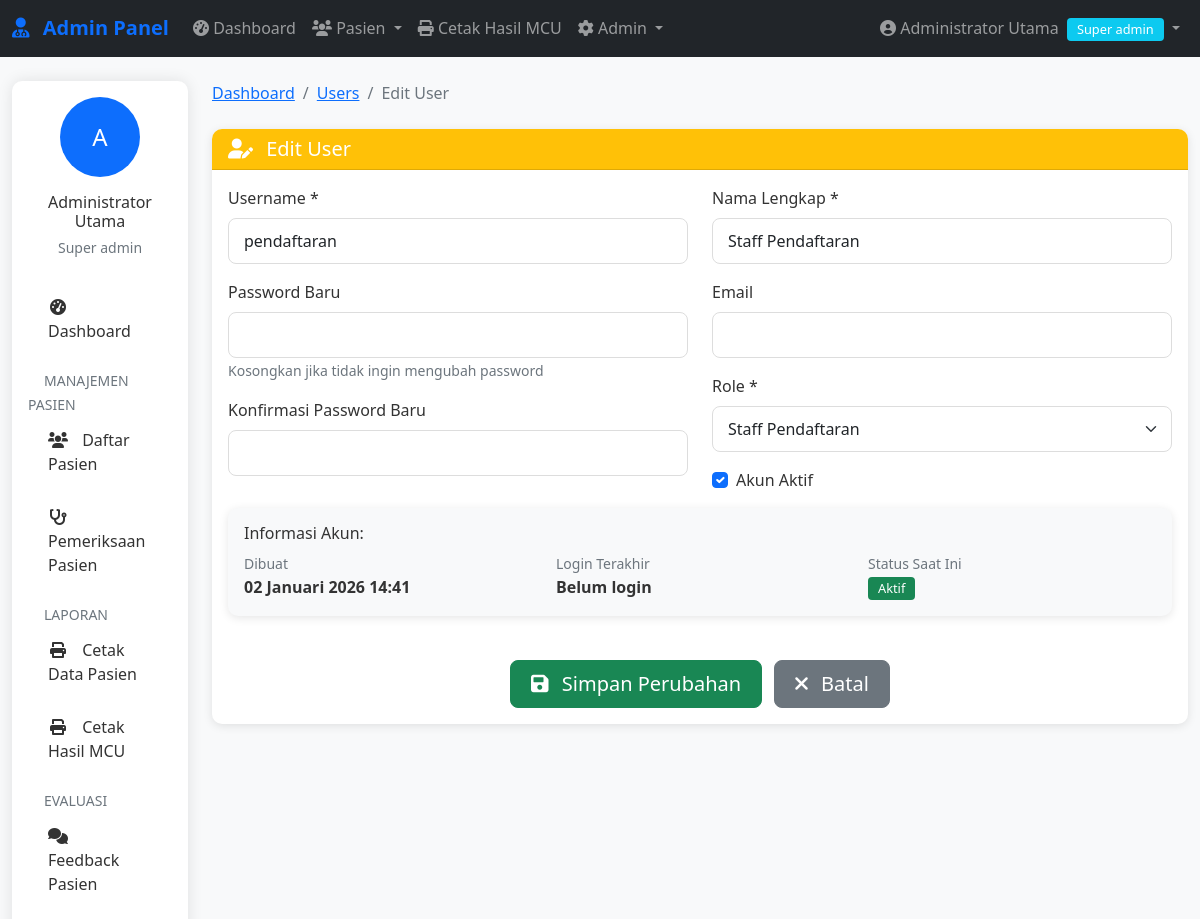
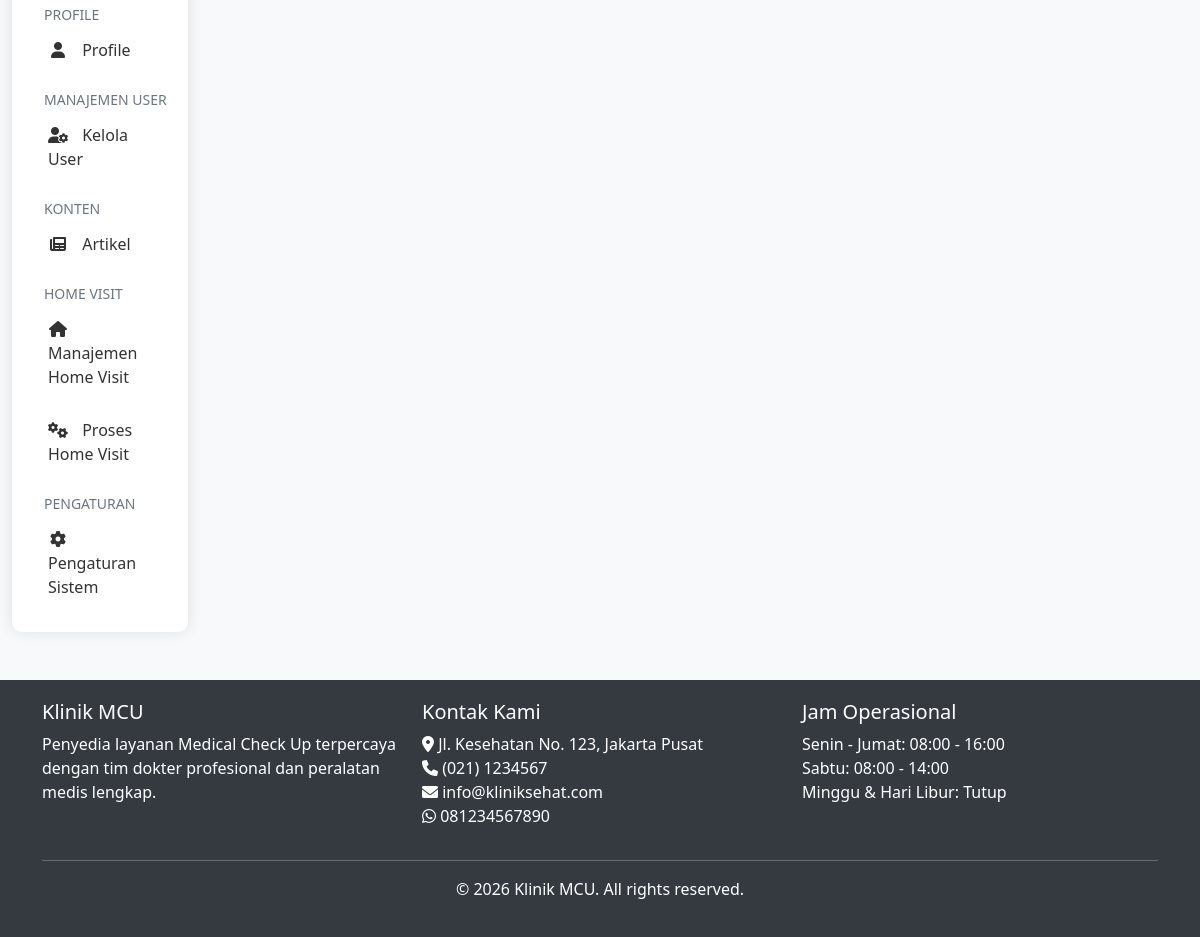
Page /admin/users/edit.php?id=2 (signed in) on the committed database (2 pictures, top to bottom).
### tables this page shows
CREATE TABLE pengaturan (
    id INT AUTO_INCREMENT PRIMARY KEY,
    nama_klinik VARCHAR(100),
    alamat TEXT,
    telepon VARCHAR(20),
    email VARCHAR(100),
    whatsapp VARCHAR(20),
    logo VARCHAR(255),
    tentang TEXT,
    created_at TIMESTAMP DEFAULT CURRENT_TIMESTAMP
);

### includes/functions.php (called while the page is built, shortened)
<?php
require_once __DIR__ . '/../config/database.php';
function formatDateIndo($date, $with_time = false) {
    $months = array(
        1 => 'Januari', 'Februari', 'Maret', 'April', 'Mei', 'Juni',
        'Juli', 'Agustus', 'September', 'Oktober', 'November', 'Desember'
    );
    $timestamp = strtotime($date);
    $day = date('d', $timestamp);
    $month = $months[date('n', $timestamp)];
    $year = date('Y', $timestamp);
    $formatted = $day . ' ' . $month . ' ' . $year;
    if ($with_time) {
        $time = date('H:i', $timestamp);
        $formatted .= ' ' . $time;
    }
    return $formatted;
}
function getSetting($key) {
    global $conn;
    $query = "SELECT $key FROM pengaturan LIMIT 1";
    $result = mysqli_query($conn, $query);
    $row = mysqli_fetch_assoc($result);
    return $row[$key] ?? '';
}
?>

### admin/users/edit.php (the view, shortened to what this page needs)
<?php
require_once '../../includes/auth.php';
require_once '../../includes/functions.php';
$id = isset($_GET['id']) ? (int)$_GET['id'] : 0;
$query = "SELECT * FROM admin_users WHERE id = $id";
$result = mysqli_query($conn, $query);
$user = mysqli_fetch_assoc($result);
?>
<?php include '../../includes/admin-header.php'; ?>
<?php include '../includes/admin-nav.php'; ?>
<div class="container-fluid mt-4">
    <div class="row">
        <div class="col-lg-2">
            <?php include '../includes/admin-sidebar.php'; ?>
        </div>
        <div class="col-lg-10">
            <nav aria-label="breadcrumb" class="mb-4">
                <ol class="breadcrumb">
                    <li class="breadcrumb-item"><a href="dashboard.php">Dashboard</a></li>
                    <li class="breadcrumb-item"><a href="list.php">Users</a></li>
                    <li class="breadcrumb-item active">Edit User</li>
                </ol>
            </nav>
            <div class="card">
                <div class="card-header bg-warning text-white">
                    <h5 class="mb-0">
                        <i class="fas fa-user-edit me-2"></i> Edit User
                    </h5>
                </div>
                <div class="card-body">
                    <form method="POST" action="" id="userForm">
                        <div class="row">
                            <div class="col-md-6">
                                <div class="mb-3">
                                    <label class="form-label">Username *</label>
                                    <input type="text" class="form-control" name="username"
                                           value="<?php echo htmlspecialchars($user['username']); ?>" required>
                                </div>
                                <div class="mb-3">
                                    <label class="form-label">Password Baru</label>
                                    <input type="password" class="form-control" name="password">
                                    <small class="text-muted">Kosongkan jika tidak ingin mengubah password</small>
                                </div>
                                <div class="mb-3">
                                    <label class="form-label">Konfirmasi Password Baru</label>
                                    <input type="password" class="form-control" name="confirm_password">
                                </div>
                            </div>
                            <div class="col-md-6">
                                <div class="mb-3">
                                    <label class="form-label">Nama Lengkap *</label>
                                    <input type="text" class="form-control" name="nama_lengkap"
                                           value="<?php echo htmlspecialchars($user['nama_lengkap']); ?>" required>
                                </div>
                                <div class="mb-3">
                                    <label class="form-label">Email</label>
                                    <input type="email" class="form-control" name="email"
                                           value="<?php echo htmlspecialchars($user['email']); ?>">
                                </div>
                                <div class="mb-3">
                                    <label class="form-label">Role *</label>
                                    <select class="form-select" name="role" required>
                                        <option value="pendaftaran" <?php echo $user['role'] == 'pendaftaran' ? 'selected' : ''; ?>>Staff Pendaftaran</option>
                                    </select>
                                </div>
                                <div class="mb-3">
                                    <div class="form-check">
                                        <input class="form-check-input" type="checkbox"
                                               name="is_active" id="is_active"
                                               value="1" <?php echo $user['is_active'] ? 'checked' : ''; ?>>
                                        <label class="form-check-label" for="is_active">
                                            Akun Aktif
                                        </label>
                                    </div>
                                </div>
                            </div>
                        </div>
                        <div class="row mb-4">
                            <div class="col-12">
                                <div class="card bg-light">
                                    <div class="card-body">
                                        <h6>Informasi Akun:</h6>
                                        <div class="row">
                                            <div class="col-md-4">
                                                <small class="text-muted">Dibuat</small><br>
                                                <strong><?php echo formatDateIndo($user['created_at'], true); ?></strong>
                                            </div>
                                            <div class="col-md-4">
                                                <small class="text-muted">Login Terakhir</small><br>
                                                <strong>
                                                    <?php echo $user['last_login'] ? formatDateIndo($user['last_login'], true) : 'Belum login'; ?>
                                                </strong>
                                            </div>
                                            <div class="col-md-4">
                                                <small class="text-muted">Status Saat Ini</small><br>
                                                <span class="badge <?php echo $user['is_active'] ? 'bg-success' : 'bg-secondary'; ?>">
                                                    <?php echo $user['is_active'] ? 'Aktif' : 'Nonaktif'; ?>
                                                </span>
                                            </div>
                                        </div>
                                    </div>
                                </div>
                            </div>
                        </div>
                        <div class="text-center">
                            <button type="submit" class="btn btn-success btn-lg me-2">
                                <i class="fas fa-save me-2"></i> Simpan Perubahan
                            </button>
                            <a href="list.php" class="btn btn-secondary btn-lg">
                                <i class="fas fa-times me-2"></i> Batal
                            </a>
                        </div>
                    </form>
                </div>
            </div>
        </div>
    </div>
</div>
<?php include '../../includes/admin-footer.php'; ?>

### includes/admin-footer.php (shortened to what this page needs)
</div>
    </div>
    <footer class="mt-5">
        <div class="container">
            <div class="row">
                <div class="col-md-4">
                    <h5>Klinik MCU</h5>
                    <p>Penyedia layanan Medical Check Up terpercaya dengan tim dokter profesional dan peralatan medis lengkap.</p>
                </div>
                <div class="col-md-4">
                    <h5>Kontak Kami</h5>
                    <ul class="list-unstyled">
                        <li><i class="fas fa-map-marker-alt"></i> <?php echo getSetting('alamat'); ?></li>
                        <li><i class="fas fa-phone"></i> <?php echo getSetting('telepon'); ?></li>
                        <li><i class="fas fa-envelope"></i> <?php echo getSetting('email'); ?></li>
                        <li><i class="fab fa-whatsapp"></i> <?php echo getSetting('whatsapp'); ?></li>
                    </ul>
                </div>
                <div class="col-md-4">
                    <h5>Jam Operasional</h5>
                    <ul class="list-unstyled">
                        <li>Senin - Jumat: 08:00 - 16:00</li>
                        <li>Sabtu: 08:00 - 14:00</li>
                        <li>Minggu & Hari Libur: Tutup</li>
                    </ul>
                </div>
            </div>
            <hr class="bg-light">
            <div class="text-center">
                <p>&copy; <?php echo date('Y'); ?> Klinik MCU. All rights reserved.</p>
            </div>
        </div>
    </footer>
</body>
</html>

### assets/css/style.css (style rules this page uses)
:root { --primary-color: #0d6efd; --secondary-color: #6c757d; --success-color: #198754; --danger-color: #dc3545; --warning-color: #ffc107; --info-color: #0dcaf0; --light-color: #f8f9fa; --dark-color: #212529; }
body { font-family: 'Segoe UI', Tahoma, Geneva, Verdana, sans-serif; color: #333; background-color: #f8f9fa; }
.card { border-radius: 10px; box-shadow: 0 2px 10px rgba(0,0,0,0.1); border: none; margin-bottom: 20px; }
.card-header { border-radius: 10px 10px 0 0 !important; font-weight: 600; }
.btn { border-radius: 8px; font-weight: 500; padding: 8px 20px; }
.btn-success { background-color: var(--success-color); border-color: var(--success-color); }
.form-control, .form-select { border-radius: 8px; border: 1px solid #ddd; padding: 10px 15px; }
.badge { font-size: 0.8em; font-weight: 500; padding: 5px 10px; }

### includes/admin-header.php (style rules this page uses)
:root { --primary-color: #0d6efd; --secondary-color: #6c757d; --success-color: #198754; --danger-color: #dc3545; --warning-color: #ffc107; --info-color: #0dcaf0; }
body { font-family: 'Segoe UI', Tahoma, Geneva, Verdana, sans-serif; background-color: #f8f9fa; min-height: 100vh; display: flex; flex-direction: column; }
.card { border-radius: 10px; box-shadow: 0 2px 10px rgba(0,0,0,0.1); margin-bottom: 20px; }
.card-header { border-radius: 10px 10px 0 0 !important; font-weight: 600; }
.badge { font-size: 0.8em; font-weight: 500; }
footer { background-color: #343a40; color: white; padding: 20px 0; }
.form-control, .form-select { border-radius: 8px; border: 1px solid #ddd; }

### rows in the picture
pengaturan: alamat "Jl. Kesehatan No. 123, Jakarta Pusat", telepon "(021) 1234567", email "info@kliniksehat.com", whatsapp "081234567890"

### other values in the picture
$_SESSION['nama_lengkap'] "Administrator Utama"
str_replace('_', ' ', $_SESSION['role']) "Super admin"
substr($_SESSION['nama_lengkap'], 0, 1) "A"
formatDateIndo($user['created_at'], true) "02 Januari 2026 14:41"
